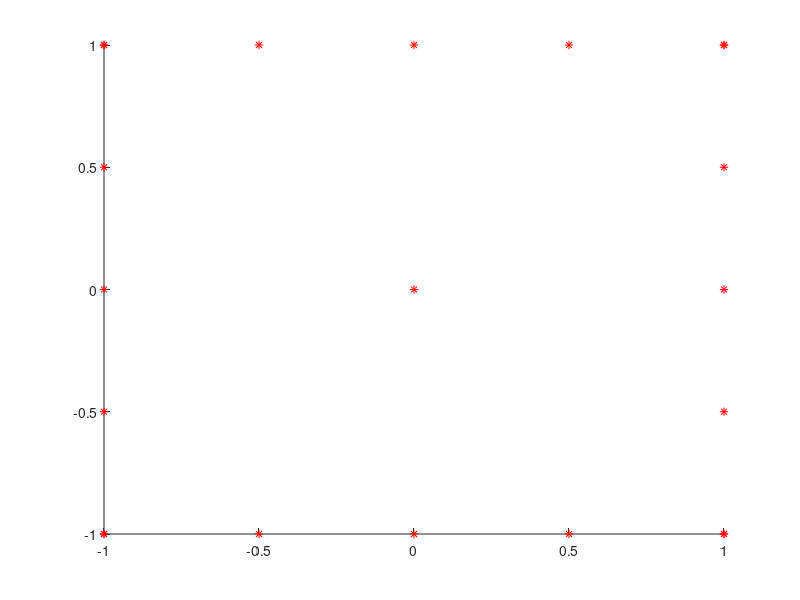

Recreate this plot in MATLAB. (Note: this script raises an error after producing the figure.)
%=========================================================================
%test.m
%
%
%--------------------------------------------------------------------------

clc
clear
close all

topx = linspace(-1,1,5);
topy = ones(1,5);

bottomx = topx;
bottomy = -topy;

rightx = ones(1,5);
righty = linspace(-1,1,5);

leftx = -rightx;
lefty = righty;

x = [topx,bottomx,rightx,leftx,0];
y = [topy,bottomy,righty,lefty,0];


hold on
xy = [x;y];
z = [zeros(1,length(x)-1),1];

plot3(x,y,z,'r*')

s = tpaps(xy,z,1);
fnplt(s)




